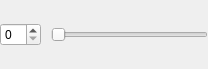
<?xml version="1.0" encoding="UTF-8"?>
<ui version="4.0">
 <class>smallwidget</class>
 <widget class="QWidget" name="smallwidget">
  <property name="geometry">
   <rect>
    <x>0</x>
    <y>0</y>
    <width>208</width>
    <height>69</height>
   </rect>
  </property>
  <property name="windowTitle">
   <string>Form</string>
  </property>
  <layout class="QHBoxLayout" name="horizontalLayout">
   <property name="spacing">
    <number>10</number>
   </property>
   <property name="leftMargin">
    <number>0</number>
   </property>
   <property name="topMargin">
    <number>0</number>
   </property>
   <property name="rightMargin">
    <number>0</number>
   </property>
   <property name="bottomMargin">
    <number>0</number>
   </property>
   <item>
    <widget class="QSpinBox" name="spinBox"/>
   </item>
   <item>
    <widget class="QSlider" name="horizontalSlider">
     <property name="orientation">
      <enum>Qt::Horizontal</enum>
     </property>
    </widget>
   </item>
  </layout>
 </widget>
 <resources/>
 <connections/>
</ui>
